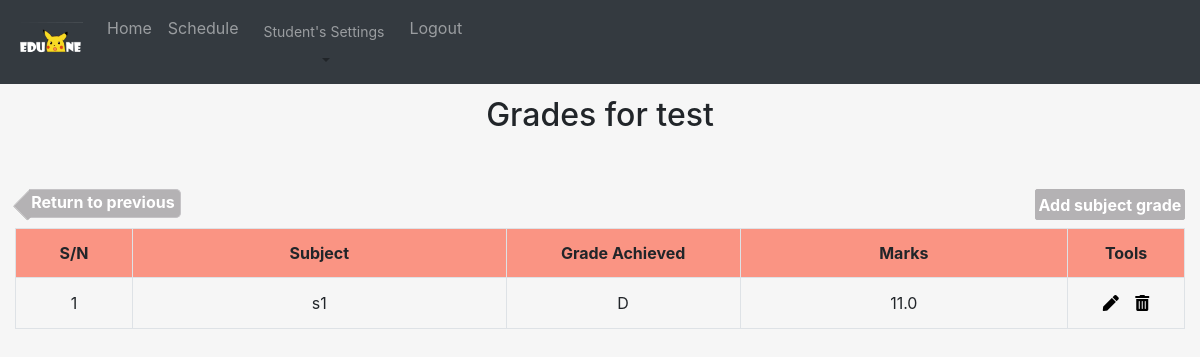
Page /grades/S9868298F/3 (signed in) on the committed database.
### main/models.py (models this page shows, shortened)
class ReportCardPage(models.Model):
    reportCard = models.ForeignKey(
        'ReportCard',
        on_delete=models.CASCADE,
    )
    examination_type = models.CharField(max_length=20)
    exam_date = models.DateField()
    description = models.CharField(max_length=200)
    acknowledgement = models.BooleanField(default=False)

class SubjectGrade(models.Model):
    reportCardPage = models.ForeignKey(
        'ReportCardPage',
        on_delete=models.CASCADE,
    )
    subjectName = models.CharField(max_length=50)
    marks = models.DecimalField(max_digits=3, decimal_places=1)

### main/views.py (the view)
# urls.py: path('grades/<str:id>/<int:report_card_page_id>', views.grades_manage, name='grades-manage'), #Student Settings -> Manage Grades -> Manage Grades -> Click examination name
@login_required
def grades_manage(request, report_card_page_id=None, id=None):
	if (not id or not report_card_page_id):
		return HttpResponseForbidden()
	try:
		information = {}
		page = ReportCardPage.objects.get(id__exact = report_card_page_id)
		report_card = ReportCard.objects.get(id__exact = page.reportCard_id)
		if report_card.student_id == id:
			 information['grades'] = SubjectGrade.objects.filter(reportCardPage_id__exact = report_card_page_id)
			 information['report_card'] = page
			 information['nric'] = id
		else:
			 return HttpResponseForbidden()
	except ObjectDoesNotExist:
				print("No entries found for report card pages!")
	return render(request, 'student_settings/grades_manage.html', {'active_page': 'student', 'information': information})

### main/templates/student_settings/grades_manage.html (shortened to what this page needs)
{% include "common/header.html" %}
{% load static %}
{% block content %}
<!DOCTYPE html>
<head>
</head>
<body>
	<div class="container-fluid">
	{% if information.grades|length == 0 %}
		<p>No records of grades found!</p>
		<p><a href="{% url 'grades-add' id=information.nric report_card_page_id=information.report_card.id %}">Add subject grade</a></p>
	{% else %}
		<div class="row">
			<div class="col-md-12">
				<h2>Grades for {{information.report_card.examination_type}}</h2>
			</div>
		</div>
		<div class="row" style="margin-top: 3%;">
			<div class="col-md-3">
				<a href="{% url 'grades-home' id=information.nric %}" id ="backButton"><span>Return to previous</span></a>
			</div>
			<div class="col-md-6"></div>
			<div class="col-md-3">
				<button id="addGradeButton" btn data-id="{% url 'grades-add' id=information.nric report_card_page_id=information.report_card.id %}">Add subject grade</button>
			</div>
		</div>
		<table class="table table-hover table-bordered">
			<tr>
				<th width="10%;">S/N</th>
				<th>Subject</th>
				<th style="width: 20%;">Grade Achieved</th>
				<th>Marks</th>
				<th style="width: 10%;">Tools</th>
			</tr>
			{% for grade in information.grades %}
			<tr>
				<td class="align-middle">{{forloop.counter}}</td>
				<td class="align-middle">{{grade.subjectName}}</td>
				{% if grade.marks >= 75 %}
					<td class="align-middle">A
				{% elif grade.marks >= 65%}
					<td class="align-middle">B
				{% elif grade.marks >= 50 %}
					<td class="align-middle">C
				{% else %}
					<td class="align-middle">D
				{% endif %}
				</td>
				<td class="align-middle">{{grade.marks}}</td>
				<td><button class= "editGrades" btn data-id="{% url 'grades-edit' id=information.nric report_card_page_id=information.report_card.id pk=grade.id %}" data-toggle="tooltip" title="Edit marks" data-placement="bottom"><i class="fas fa-pen"></i></button>
				<button class="deleteGrades" btn data-id="{% url 'grades-delete' id=information.nric report_card_page_id=information.report_card.id pk=grade.id %}" data-toggle="tooltip" title="Delete grades" data-placement="bottom"><i class="fas fa-trash-alt"></i></button></td>
			</tr>
			{% endfor %}
		</table>
	{% endif %}
	</div>
</body>
</html>
{% endblock %}

### main/templates/student_settings/grades_manage.html (style rules this page uses)
h2 { text-align: center; padding: 1%; }
table { text-align: center; }
#backButton { border: 1px solid #C5C3C6; border-width: 1px 1px 1px 0; border-radius: 0 5px 5px 0; display: inline-block; height: 75%; margin-left: 5%; margin-bottom: 4%; padding: 0 2% 0 1%; position: relative; text-decoration: none; background-color: #B4B2B4; color: #ffffff; font-weight: bold; }
#backButton::before { border: solid #B4B2B4; background: linear-gradient(-45deg, #B4B2B4 0%, #B4B2B4 100%); border-width: 0 0 1px 1px; border-radius: 2px 0 2px 2px; content: ''; display: block; height: 24px; left: -7%; position: absolute; top: 3px; -moz-transform: rotate(45deg); -webkit-transform: rotate(45deg); -o-transform: rotate(45deg); transform: rotate(45deg); width: 21px; }
#backButton span { color: #fff; font-weight: bold; position: relative; }
th { background-color: #FA9483; }
#addGradeButton { border: 1px solid #B4B2B4; float: right; border-radius: 2px; background-color: #B4B2B4; color: #ffffff; font-weight: bold; padding: 1%; margin-bottom: 3%; }
.editGrades, .deleteGrades { border: none; background: none; }

### rows in the picture
ReportCardPage: report_card.examination_type "test"
SubjectGrade: subjectName "s1", shows "D", marks "11.0"
